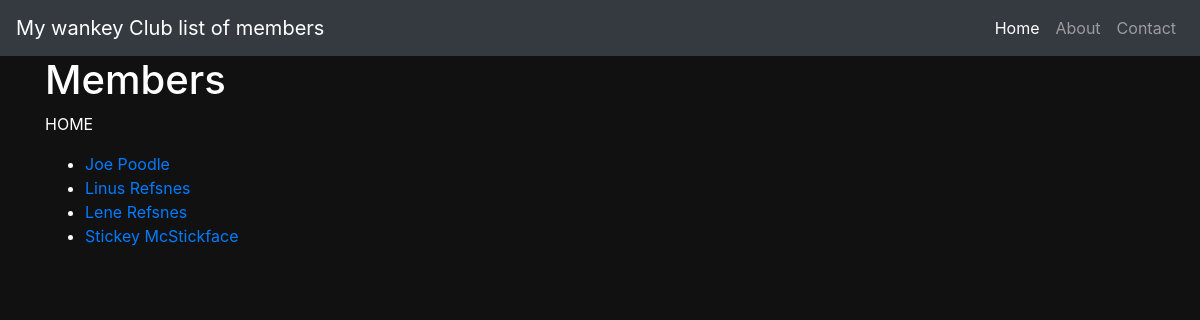
The page /members/ on the database its author committed.
### members/models.py (models this page shows)
class Member(models.Model):
    firstname = models.CharField(max_length=255)
    lastname = models.CharField(max_length=255)
    phone = models.IntegerField(null=True)
    joined_date = models.DateField(null=True)

### members/views.py (the view)
# urls.py: path('members/', views.members, name='members'),
def members(request):
    mymembers = Member.objects.all().values()
    template = loader.get_template('all_members.html')
    context = {
        'mymembers': mymembers,
    }
    return HttpResponse(template.render(context, request))

### members/templates/all_members.html
{% extends 'master.html' %}
{% block title %}
My wankey Club list of members
{% endblock%}
{%block content%}
 <h1>Members</h1>
<p><a href="/"></a>HOME</p>
<ul>
  {% for x in mymembers %}
    <li><a href="details/{{ x.id }}">{{ x.firstname }} {{ x.lastname }}</a></li>
  {% endfor %}
</ul>
{% endblock%}

### members/static/css/custom.css (style rules this page uses)
body { background-color: #111; color: #fff; }

### rows shown on the page
Member: firstname "Joe", lastname "Poodle"
Member: firstname "Linus", lastname "Refsnes"
Member: firstname "Lene", lastname "Refsnes"
Member: firstname "Stickey", lastname "McStickface"
